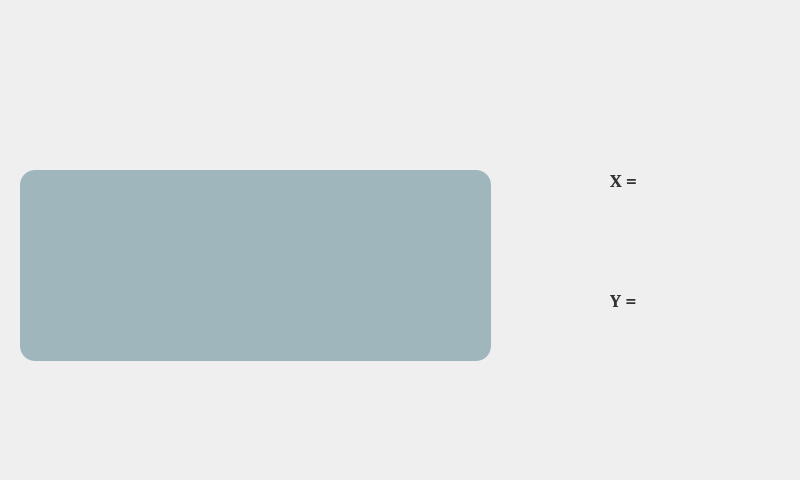
<?xml version="1.0" encoding="UTF-8"?>
<ui version="4.0">
 <class>Leveling</class>
 <widget class="QWidget" name="Leveling">
  <property name="geometry">
   <rect>
    <x>0</x>
    <y>0</y>
    <width>800</width>
    <height>480</height>
   </rect>
  </property>
  <property name="windowTitle">
   <string>Form</string>
  </property>
  <widget class="QLabel" name="lytLvl">
   <property name="geometry">
    <rect>
     <x>0</x>
     <y>0</y>
     <width>800</width>
     <height>480</height>
    </rect>
   </property>
   <property name="styleSheet">
    <string notr="true">#lytLvl
{
background-color: trasparent;
background: none;
border: none;
background-repeat: none;
border-image: url(:/lvlpage/lvlPage.png);
}</string>
   </property>
   <property name="text">
    <string/>
   </property>
  </widget>
  <widget class="QPushButton" name="lvlCmdBtn">
   <property name="geometry">
    <rect>
     <x>13</x>
     <y>12</y>
     <width>151</width>
     <height>94</height>
    </rect>
   </property>
   <property name="styleSheet">
    <string notr="true">#lvlCmdBtn
{
background-color: trasparent;
background: none;
border: none;
background-repeat: none;
border-image: url(:/lvlpage/lvlCommandIcon.png);
}</string>
   </property>
   <property name="text">
    <string/>
   </property>
  </widget>
  <widget class="QPushButton" name="lvlSttsBtn">
   <property name="geometry">
    <rect>
     <x>220</x>
     <y>12</y>
     <width>151</width>
     <height>94</height>
    </rect>
   </property>
   <property name="styleSheet">
    <string notr="true">#lvlSttsBtn
{
background-color: trasparent;
background: none;
border: none;
background-repeat: none;
border-image: url(:/lvlpage/lvlStatusIcon.png);
}</string>
   </property>
   <property name="text">
    <string/>
   </property>
  </widget>
  <widget class="QPushButton" name="lvlMbnBtn">
   <property name="geometry">
    <rect>
     <x>427</x>
     <y>12</y>
     <width>151</width>
     <height>94</height>
    </rect>
   </property>
   <property name="styleSheet">
    <string notr="true">#lvlMbnBtn
{
background-color: trasparent;
background: none;
border: none;
background-repeat: none;
border-image: url(:/lvlpage/lvlMobinIcon.png);
}</string>
   </property>
   <property name="text">
    <string/>
   </property>
  </widget>
  <widget class="QPushButton" name="lvlMbsBtn">
   <property name="geometry">
    <rect>
     <x>634</x>
     <y>12</y>
     <width>151</width>
     <height>94</height>
    </rect>
   </property>
   <property name="styleSheet">
    <string notr="true">#lvlMbsBtn
{
background-color: trasparent;
background: none;
border: none;
background-repeat: none;
border-image: url(:/lvlpage/lvlMobsatIcon.png);
}</string>
   </property>
   <property name="text">
    <string/>
   </property>
  </widget>
  <widget class="QPushButton" name="lvlClrBtn">
   <property name="geometry">
    <rect>
     <x>14</x>
     <y>375</y>
     <width>151</width>
     <height>94</height>
    </rect>
   </property>
   <property name="styleSheet">
    <string notr="true">#lvlClrBtn
{
background-color: trasparent;
background: none;
border: none;
background-repeat: none;
border-image: url(:/lvlpage/lvlCoolerIcon.png);
}</string>
   </property>
   <property name="text">
    <string/>
   </property>
  </widget>
  <widget class="QPushButton" name="lvlTmpBtn">
   <property name="geometry">
    <rect>
     <x>220</x>
     <y>375</y>
     <width>151</width>
     <height>94</height>
    </rect>
   </property>
   <property name="styleSheet">
    <string notr="true">#lvlTmpBtn
{
background-color: trasparent;
background: none;
border: none;
background-repeat: none;
border-image: url(:/lvlpage/lvlTempIcon.png);
}</string>
   </property>
   <property name="text">
    <string/>
   </property>
  </widget>
  <widget class="QPushButton" name="lvlPwrBtn">
   <property name="geometry">
    <rect>
     <x>427</x>
     <y>375</y>
     <width>151</width>
     <height>94</height>
    </rect>
   </property>
   <property name="styleSheet">
    <string notr="true">#lvlPwrBtn
{
background-color: trasparent;
background: none;
border: none;
background-repeat: none;
border-image: url(:/lvlpage/lvlPowerIcon.png);
}</string>
   </property>
   <property name="text">
    <string/>
   </property>
  </widget>
  <widget class="QPushButton" name="lvlBackBtn">
   <property name="geometry">
    <rect>
     <x>634</x>
     <y>375</y>
     <width>151</width>
     <height>94</height>
    </rect>
   </property>
   <property name="styleSheet">
    <string notr="true">#lvlBackBtn
{
background-color: trasparent;
background: none;
border: none;
background-repeat: none;
border-image: url(:/lvlpage/lvlBackIcon.png);
}</string>
   </property>
   <property name="text">
    <string/>
   </property>
  </widget>
  <widget class="QTextEdit" name="lvlTxtEdit">
   <property name="geometry">
    <rect>
     <x>20</x>
     <y>170</y>
     <width>471</width>
     <height>191</height>
    </rect>
   </property>
   <property name="font">
    <font>
     <family>Cambria</family>
     <pointsize>9</pointsize>
     <weight>75</weight>
     <bold>true</bold>
    </font>
   </property>
   <property name="autoFillBackground">
    <bool>false</bool>
   </property>
   <property name="styleSheet">
    <string notr="true">#lvlTxtEdit
{
	background-color :rgb(159, 182, 189);
	border-radius: 15px ;
}
</string>
   </property>
   <property name="frameShape">
    <enum>QFrame::StyledPanel</enum>
   </property>
   <property name="frameShadow">
    <enum>QFrame::Sunken</enum>
   </property>
   <property name="verticalScrollBarPolicy">
    <enum>Qt::ScrollBarAlwaysOff</enum>
   </property>
   <property name="horizontalScrollBarPolicy">
    <enum>Qt::ScrollBarAlwaysOff</enum>
   </property>
   <property name="readOnly">
    <bool>true</bool>
   </property>
   <property name="html">
    <string>&lt;!DOCTYPE HTML PUBLIC &quot;-//W3C//DTD HTML 4.0//EN&quot; &quot;http://www.w3.org/TR/REC-html40/strict.dtd&quot;&gt;
&lt;html&gt;&lt;head&gt;&lt;meta name=&quot;qrichtext&quot; content=&quot;1&quot; /&gt;&lt;style type=&quot;text/css&quot;&gt;
p, li { white-space: pre-wrap; }
&lt;/style&gt;&lt;/head&gt;&lt;body style=&quot; font-family:'Cambria'; font-size:9pt; font-weight:600; font-style:normal;&quot;&gt;
&lt;p style=&quot;-qt-paragraph-type:empty; margin-top:12px; margin-bottom:12px; margin-left:0px; margin-right:0px; -qt-block-indent:0; text-indent:0px; font-size:7.8pt;&quot;&gt;&lt;br /&gt;&lt;/p&gt;&lt;/body&gt;&lt;/html&gt;</string>
   </property>
  </widget>
  <widget class="QLabel" name="lvlXLbl">
   <property name="geometry">
    <rect>
     <x>610</x>
     <y>170</y>
     <width>41</width>
     <height>21</height>
    </rect>
   </property>
   <property name="font">
    <font>
     <family>Cambria</family>
     <pointsize>14</pointsize>
     <weight>75</weight>
     <bold>true</bold>
    </font>
   </property>
   <property name="styleSheet">
    <string notr="true">#lvlXLbl
{color: rgb(50, 50, 50);}
</string>
   </property>
   <property name="text">
    <string>X = </string>
   </property>
  </widget>
  <widget class="QLabel" name="lvlYLbl">
   <property name="geometry">
    <rect>
     <x>610</x>
     <y>290</y>
     <width>41</width>
     <height>21</height>
    </rect>
   </property>
   <property name="font">
    <font>
     <family>Cambria</family>
     <pointsize>14</pointsize>
     <weight>75</weight>
     <bold>true</bold>
    </font>
   </property>
   <property name="styleSheet">
    <string notr="true">#lvlYLbl
{color: rgb(50, 50, 50);}
</string>
   </property>
   <property name="text">
    <string>Y = </string>
   </property>
  </widget>
  <widget class="QLabel" name="lvlYvalLbl">
   <property name="geometry">
    <rect>
     <x>660</x>
     <y>290</y>
     <width>101</width>
     <height>21</height>
    </rect>
   </property>
   <property name="font">
    <font>
     <family>Cambria</family>
     <pointsize>14</pointsize>
     <weight>75</weight>
     <bold>true</bold>
    </font>
   </property>
   <property name="styleSheet">
    <string notr="true">#lvlYvalLbl
{color: rgb(50, 50, 50);}
</string>
   </property>
   <property name="text">
    <string/>
   </property>
  </widget>
  <widget class="QLabel" name="lvlXvalLbl">
   <property name="geometry">
    <rect>
     <x>660</x>
     <y>170</y>
     <width>121</width>
     <height>21</height>
    </rect>
   </property>
   <property name="font">
    <font>
     <family>Cambria</family>
     <pointsize>14</pointsize>
     <weight>75</weight>
     <bold>true</bold>
    </font>
   </property>
   <property name="styleSheet">
    <string notr="true">#lvlXvalLbl
{color: rgb(50, 50, 50);}
</string>
   </property>
   <property name="text">
    <string/>
   </property>
  </widget>
 </widget>
 <resources/>
 <connections/>
</ui>
